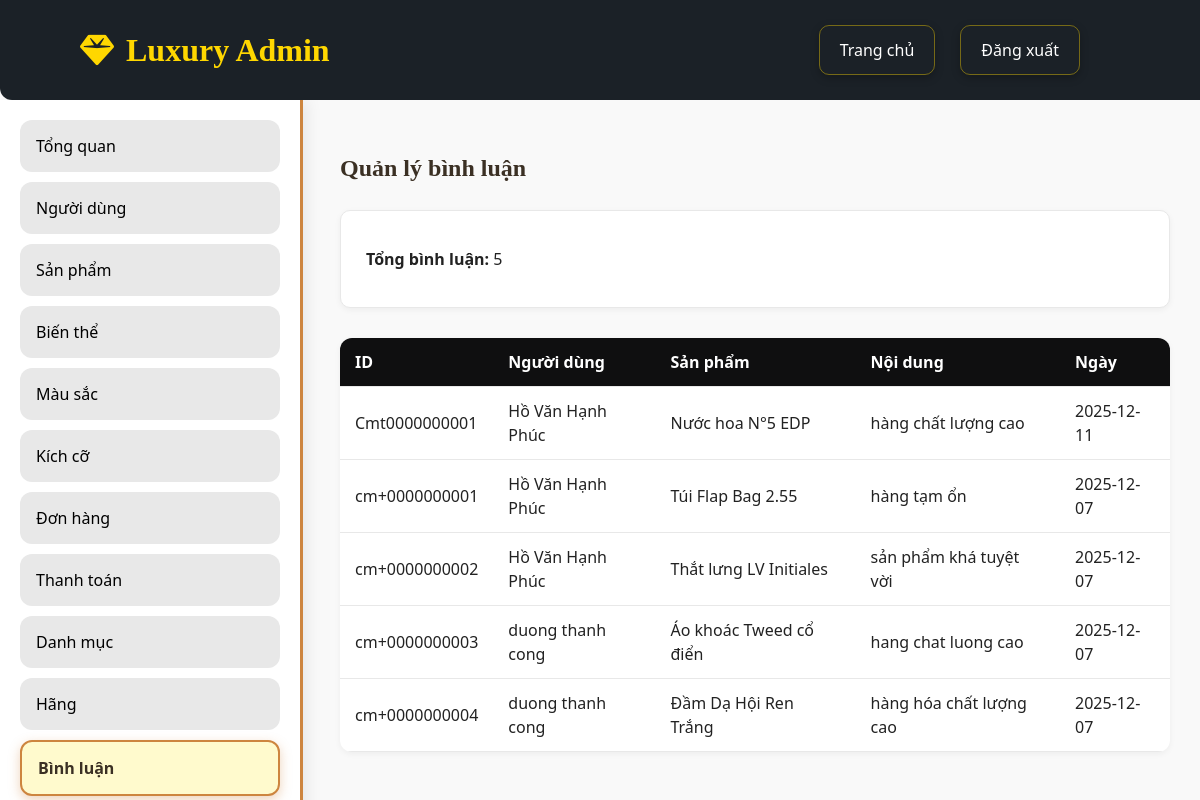
The app's page /admin/comments (signed in) with its own data.
### tables this page shows
CREATE TABLE `comments` (
  `Comment_Id` varchar(15) NOT NULL,
  `Content` varchar(255) NOT NULL,
  `Create_at` date NOT NULL,
  `_UserName_Id` varchar(30) NOT NULL,
  `Product_Id` varchar(15) NOT NULL
);

CREATE TABLE `users` (
  `_UserName_Id` varchar(30) NOT NULL,
  `__PassWord` varchar(255) NOT NULL,
  `Email` varchar(50) NOT NULL,
  `FullName` varchar(50) NOT NULL,
  `Phone` char(13) NOT NULL,
  `Role` varchar(20) NOT NULL,
  `Address` varchar(255) NOT NULL,
  `Price` decimal(12,2) DEFAULT NULL COMMENT 'Số dư tài khoản',
  `BankAccountNumber` varchar(50) DEFAULT NULL COMMENT 'Số tài khoản ngân hàng',
  `BankName` varchar(100) DEFAULT NULL COMMENT 'Tên ngân hàng'
);

CREATE TABLE `products` (
  `Product_Id` varchar(15) NOT NULL,
  `Name` varchar(255) NOT NULL,
  `Description` varchar(255) DEFAULT NULL,
  `Price` int(11) NOT NULL,
  `Image` text DEFAULT NULL,
  `Category_Id` varchar(50) NOT NULL,
  `Branch_Id` varchar(50) NOT NULL,
  `Create_at` date NOT NULL,
  `Product_View` int(11) DEFAULT NULL,
  `Quantity` int(11) DEFAULT NULL
);

### src/Core/Controller.php (called while the page is built, shortened)
<?php
class Controller {
    public function renderView($view, $data = []) {
        extract($data);
        $viewFile = ROOT_PATH . '/src/Views/' . $view . '.php';
        require_once $viewFile;
    }
}
?>

### src/Controllers/AdminController.php (called while the page is built, shortened)
<?php
class AdminController extends Controller {
public function comments() {
    $this->renderView('admin/comment');
}
}
?>

### src/Core/App.php (called while the page is built, shortened)
<?php
class App {
    protected $method = 'index';
    public function __construct() {
        $url = $this->parseUrl();
        if (isset($url[0]) && !empty($url[0])) {
            $routeMap = [
                'login' => 'AuthController',
                'register' => 'AuthController',
                'logout' => 'AuthController'
            ];
            if (isset($routeMap[$url[0]])) {
                $this->controller = $routeMap[$url[0]];
                $route = $url[0];
                unset($url[0]);
                $url = array_values($url);
                if (empty($url[0])) {
                    if ($route === 'login') {
                        $this->method = 'index';
                    } elseif ($route === 'register') {
                        $this->method = 'register';
                    } elseif ($route === 'logout') {
                        $this->method = 'logout';
                    }
                }
            } else {
                $controllerName = ucfirst(strtolower($url[0])) . 'Controller';
                $controllerFile = ROOT_PATH . '/src/Controllers/' . $controllerName . '.php';
                if (file_exists($controllerFile)) {
                    unset($url[0]);
                    $url = array_values($url);
                }
            }
        }
        $controllerInstance = new $fullControllerName;
        if (isset($url[0]) && !empty($url[0])) {
            $methodName = $url[0];
            if (method_exists($controllerInstance, $methodName)) {
                $this->method = $methodName;
                unset($url[0]);
                $url = array_values($url);
            }
        }
        $this->params = $url ? array_values($url) : [];
        call_user_func_array([$controllerInstance, $this->method], $this->params);
    }
    public function parseUrl() {
        if (isset($_GET['url'])) {
            $url = filter_var(rtrim($_GET['url'], '/'), FILTER_SANITIZE_URL);
            $url = explode('/', $url);
            $url = array_filter($url, function($value) {
                return !empty($value);
            });
            return array_values($url);
        }
        return [];
    }
}
?>

### index.php (called while the page is built, shortened)
<?php
require_once 'app.php';
try {
    $app = new \Core\App();
} catch (\Exception $e) {
    die("Lỗi: " . $e->getMessage() . "<br>File: " . $e->getFile() . "<br>Line: " . $e->getLine());
}
?>

### src/Core/Model.php (called while the page is built, shortened)
<?php
class Model {
    protected $db;
    public function __construct() {
        $this->db = $this->getConnection();
    }
    protected function getConnection() {
        require ROOT_PATH . '/src/Config/connection.php';
        return $conn;
    }
    public function query($sql, $params = []) {
        try {
            $stmt = $this->db->prepare($sql);
            $stmt->execute($params);
            $results = $stmt->fetchAll(\PDO::FETCH_ASSOC);
            return $results !== false ? $results : [];
        } catch (\PDOException $e) {
            error_log("SQL Query Error: " . $e->getMessage());
            error_log("SQL: " . $sql);
            error_log("Params: " . print_r($params, true));
            throw $e;
        }
    }
}
?>

### src/Views/admin/comment.php (the view, shortened to what this page needs)
<?php
$commentModel = new \Models\Comment();
$comments = $commentModel->query("SELECT c.Comment_Id, c.Content, c.Create_at, c.Product_Id, u.FullName as user_name, p.name as product_name \n                FROM comments c \n                LEFT JOIN users u ON c._UserName_Id = u._UserName_Id \n                LEFT JOIN products p ON c.Product_Id = p.Product_Id \n                ORDER BY c.Create_at DESC");
?>
<!DOCTYPE html>
<html lang="vi">
<body>
    <?php include __DIR__ . '/aside.php'; ?>
    <div class="admin-container">
        <main class="admin-content">
            <h2>Quản lý bình luận</h2>
            <div class="stats-box">
                <p><strong>Tổng bình luận:</strong>
                    <?php echo htmlspecialchars(count($comments)); ?>
                </p>
            </div>
            <div class="table-container">
                <table>
                    <thead>
                        <tr>
                            <th>ID</th>
                            <th>Người dùng</th>
                            <th>Sản phẩm</th>
                            <th>Nội dung</th>
                            <th>Ngày</th>
                        </tr                   <?php foreach ($comments as $c): ?>
                            <tr>
                                <td><?php echo htmlspecialchars($c['Comment_Id'] ?? ''); ?></td>
                                <td><?php echo htmlspecialchars($c['user_name'] ?? ''); ?></td>
                                <td><?php echo htmlspecialchars($c['product_name'] ?? ($c['Product_Id'] ?? '')); ?></td>
                                <td><?php echo htmlspecialchars($c['Content'] ?? ''); ?></td>
                                <td><?php echo htmlspecialchars($c['Create_at'] ?? ''); ?></td>
                            </tr>
                        <?php endforeach; ?>
                </table>
            </div>
        </main>
    </div>
</body>
</html>

### src/Views/admin/head.php (style rules this page uses)
html, body { margin: 0; padding: 0; font-family: 'Inter', Helvetica, Arial, sans-serif; background: #f8f9fa; color: #333; line-height: 1.6; }
h1,h2,h3,h4,h5,h6 { font-family: 'Playfair Display', serif; color: #3b3024; }
main.admin-content { margin-top: 100px; margin-left: calc(260px + 50px); width: calc(100% - 260px - 50px); padding: 30px; box-sizing: border-box; }

### src/Views/admin/comment.php (style rules this page uses)
:root { --black: #0f0f10; --white: #fff; --text: #222; --gold: #d4af37; --border: #e8e8e8; --bg: #f9f9f9; --success: #28a745; --danger: #dc3545; --pending: #ffc107; }
body { margin: 0; font-family: system-ui, -apple-system, Segoe UI, Roboto, Arial; background: var(--bg); color: var(--text); line-height: 1.5; }
.admin-container { display: flex; flex-direction: column; min-height: 100vh; }
main.admin-content { margin-left: calc(260px + 50px); margin-top: 100px; padding: 30px; width: calc(100% - 260px - 50px); box-sizing: border-box; }
h2 { font-size: 24px; font-weight: 700; margin-bottom: 24px; }
.stats-box { background: #fff; border: 1px solid var(--border); border-radius: 10px; padding: 20px 25px; box-shadow: 0 2px 6px rgba(0, 0, 0, 0.05); margin-bottom: 30px; }
.table-container { background: #fff; border-radius: 12px; overflow-x: auto; box-shadow: 0 2px 6px rgba(0, 0, 0, 0.05); }
table { width: 100%; border-collapse: collapse; min-width: 700px; }
table th, table td { padding: 12px 15px; border-bottom: 1px solid var(--border); text-align: left; }
table th { background: var(--black); color: #fff; font-weight: 600; }

### records on screen
comments: Comment_Id "Cmt0000000001", _UserName_Id.FullName "Hồ Văn Hạnh Phúc", Product_Id.Name "Nước hoa N°5 EDP", Content "hàng chất lượng cao", Create_at "2025-12-11"
comments: Comment_Id "cm+0000000001", _UserName_Id.FullName "Hồ Văn Hạnh Phúc", Product_Id.Name "Túi Flap Bag 2.55", Content "hàng tạm ổn", Create_at "2025-12-07"
comments: Comment_Id "cm+0000000002", _UserName_Id.FullName "Hồ Văn Hạnh Phúc", Product_Id.Name "Thắt lưng LV Initiales", Content "sản phẩm khá tuyệt vời", Create_at "2025-12-07"
comments: Comment_Id "cm+0000000003", _UserName_Id.FullName "duong thanh cong", Product_Id.Name "Áo khoác Tweed cổ điển", Content "hang chat luong cao", Create_at "2025-12-07"
comments: Comment_Id "cm+0000000004", _UserName_Id.FullName "duong thanh cong", Product_Id.Name "Đầm Dạ Hội Ren Trắng", Content "hàng hóa chất lượng cao", Create_at "2025-12-07"

### other values on screen
$label "Tổng quan"
$label "Người dùng"
$label "Sản phẩm"
$label "Biến thể"
$label "Màu sắc"
$label "Kích cỡ"
$label "Đơn hàng"
$label "Thanh toán"
$label "Danh mục"
$label "Hãng"
$label "Bình luận"
count($comments) "5"
